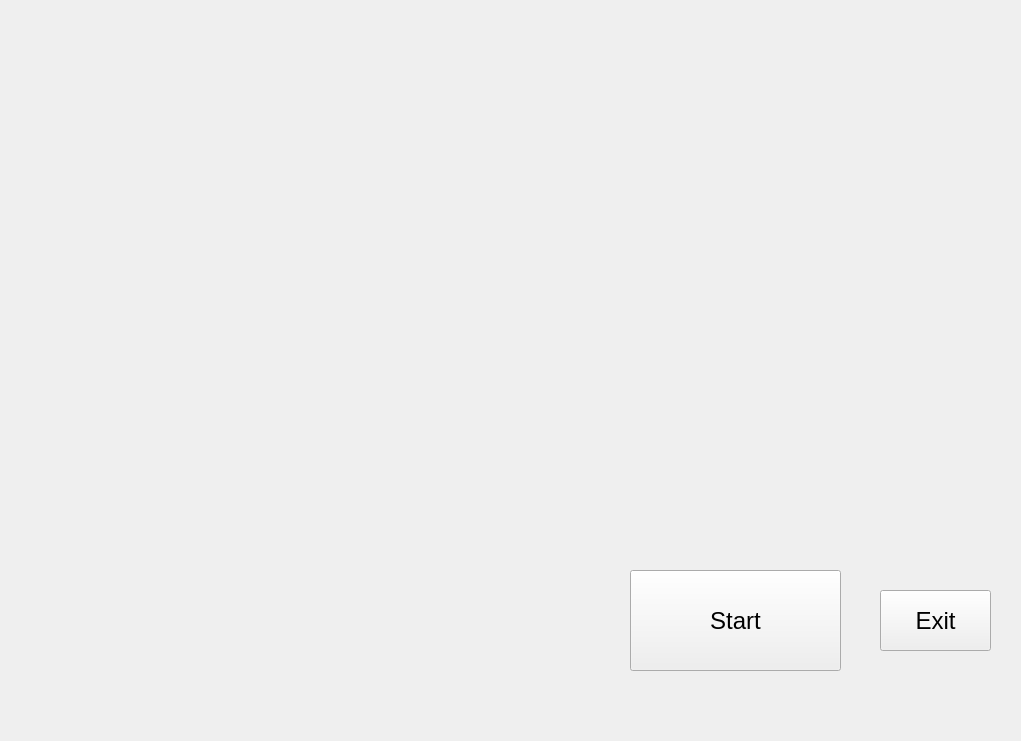
<?xml version="1.0" encoding="UTF-8"?>
<ui version="4.0">
 <class>Taiko</class>
 <widget class="QMainWindow" name="Taiko">
  <property name="geometry">
   <rect>
    <x>0</x>
    <y>0</y>
    <width>1021</width>
    <height>741</height>
   </rect>
  </property>
  <property name="windowTitle">
   <string>Taiko</string>
  </property>
  <widget class="QWidget" name="centralWidget">
   <widget class="QPushButton" name="start">
    <property name="geometry">
     <rect>
      <x>630</x>
      <y>570</y>
      <width>211</width>
      <height>101</height>
     </rect>
    </property>
    <property name="font">
     <font>
      <pointsize>18</pointsize>
     </font>
    </property>
    <property name="text">
     <string>Start</string>
    </property>
   </widget>
   <widget class="QPushButton" name="exit">
    <property name="geometry">
     <rect>
      <x>880</x>
      <y>590</y>
      <width>111</width>
      <height>61</height>
     </rect>
    </property>
    <property name="font">
     <font>
      <pointsize>18</pointsize>
     </font>
    </property>
    <property name="text">
     <string>Exit</string>
    </property>
   </widget>
   <widget class="QLabel" name="label">
    <property name="geometry">
     <rect>
      <x>0</x>
      <y>0</y>
      <width>1021</width>
      <height>761</height>
     </rect>
    </property>
    <property name="text">
     <string/>
    </property>
    <property name="pixmap">
     <pixmap resource="object.qrc">:/new/prefix1/06.jpg</pixmap>
    </property>
   </widget>
   <zorder>label</zorder>
   <zorder>exit</zorder>
   <zorder>start</zorder>
  </widget>
 </widget>
 <layoutdefault spacing="6" margin="11"/>
 <resources>
  <include location="object.qrc"/>
 </resources>
 <connections/>
</ui>
